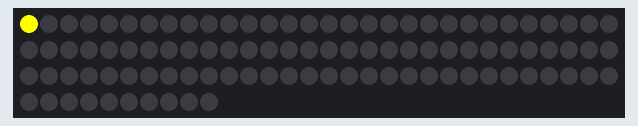
A sketch run on a simulated Arduino Uno, built with avr-gcc and run on an emulated ATmega328P. Parts: 100 RGB LEDs in strip order, left to right, continuing on the next row.

Above: at 0.16 s.
At 1.1 s:
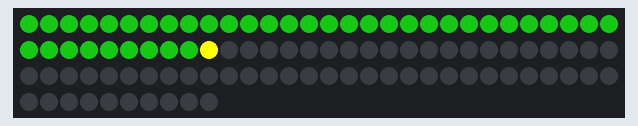
At 2.03 s:
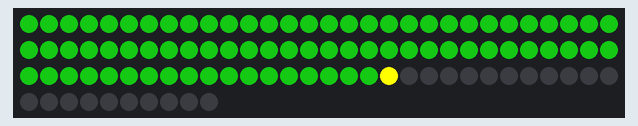
At 39.56 s:
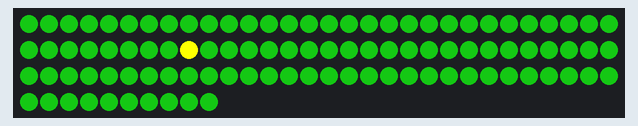

The sketch:

SnakeScreenTest24.ino
```cpp
#include <FastLED.h>

#define LED_COUNT 100
CRGB leds[LED_COUNT];

void setup() {
  FastLED.addLeds<WS2812B, 24, GRB>(leds, LED_COUNT);
}

void loop() {
  for(int i = 0; i < LED_COUNT; i++) {
    leds[i] = CRGB::Yellow;
    FastLED.show();
    delay(20);
    leds[i] = CRGB(10, 100, 10);
  }
}
```
